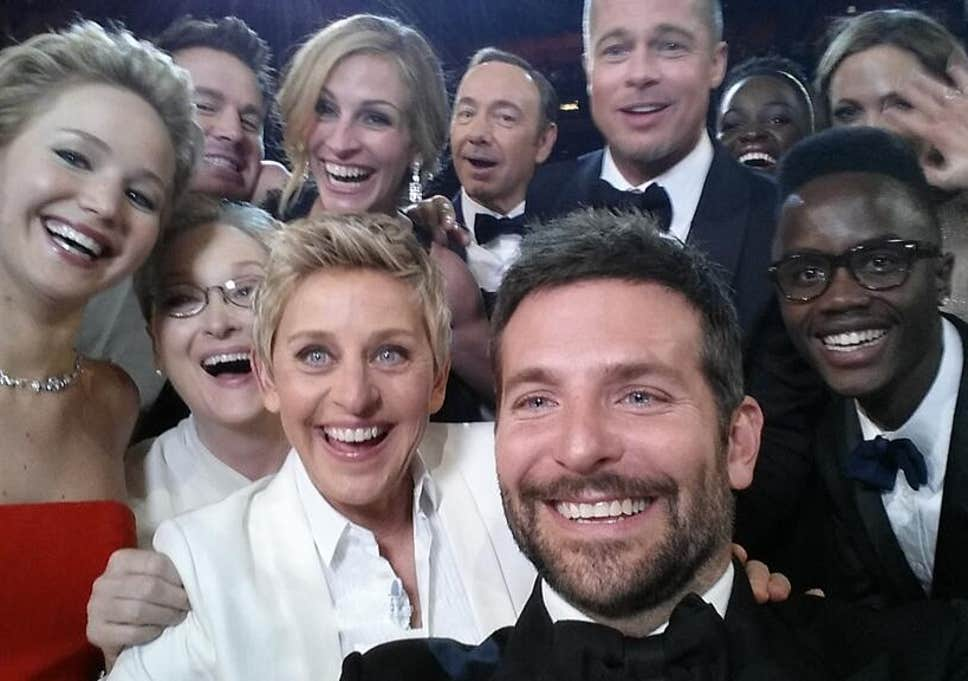
#> input picture Image/img.jpg, 968 x 681 px
$ jupyter execute code.ipynb
#> lines starting #> are read from the running program, lines starting #| are printed output that depends on the picture; after the words box and inside, x2 and y2 are one past the last pixel; in counts of white or black regions, pixels touching at a corner belong together
[cell 1]
# 1.0
import cv2
import sys

# 1.1
# Loading the image and coverting to grayscale
path = "img.jpg"
image = cv2.imread(path)
#> image is the input picture: shape (681, 968, 3); mean B, G, R 101.1, 98.5, 110.1
gray = cv2.cvtColor(image, cv2.COLOR_BGR2GRAY)
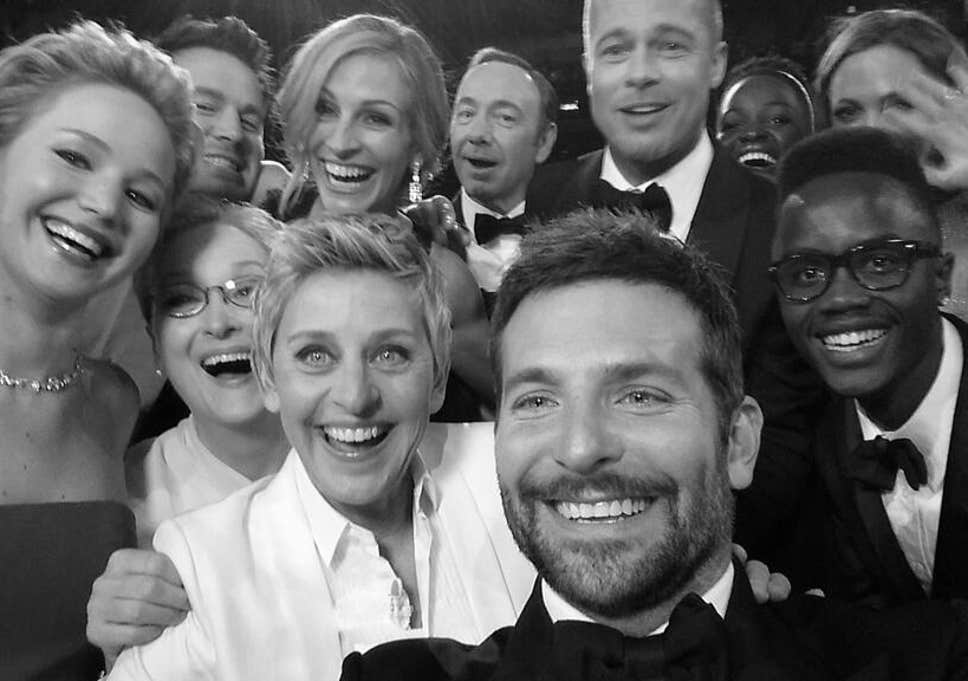
#> gray: shape (681, 968); min 0, max 255, mean 102.2

# 1.2
# Loading face detector model that uses haar cascades
faceCascade = cv2.CascadeClassifier(cv2.data.haarcascades
                                    + "haarcascade_frontalface_default.xml")

# 1.3
# Specifying custom parameters to ensure better detection,
# depending on the image
faces = faceCascade.detectMultiScale(
    gray,
    scaleFactor=1.3,
    minNeighbors=1,
    minSize=(30,30)
)
#> faces = [[431, 69, 110, 110], [581, 5, 116, 116], [172, 246, 116, 116], [278, 58, 151, 151], [246, 270, 212, 212], [746, 188, 196, 196], [452, 285, 283, 283]]

# 1.4
# Total number of found faces
print("Found {} Faces!".format(len(faces)))
#| Found 7 Faces!

# 1.5
# Drawing a box around the detected faces
# and saving to new output image file
for (x, y, w, h) in faces:
  cv2.rectangle(image, (x,y), (x+w, y+h), (0, 255, 0), 2)
#> this loop made 7 passes
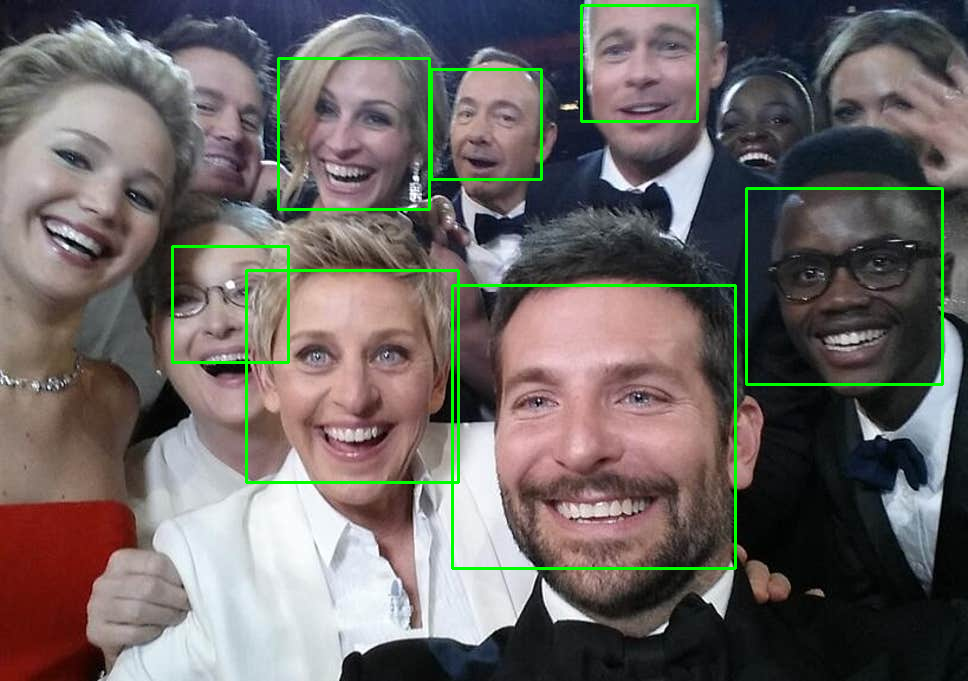
#> image: shape (681, 968, 3); 2.13% of pixels changed, all inside (x1, y1, x2, y2) = (171, 4, 944, 570)

# 1.6
# Returns true if success
status = cv2.imwrite("faces.jpg", image)
print(status)
#| True

# Done!
